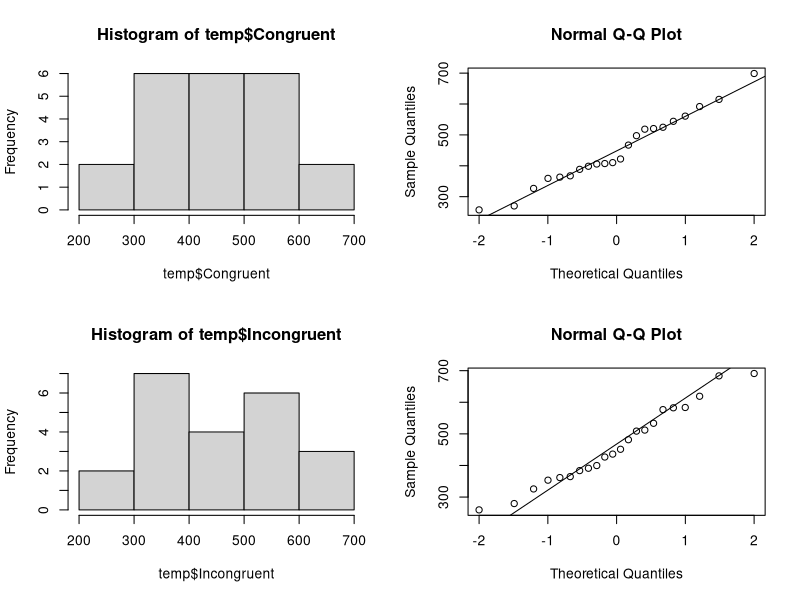
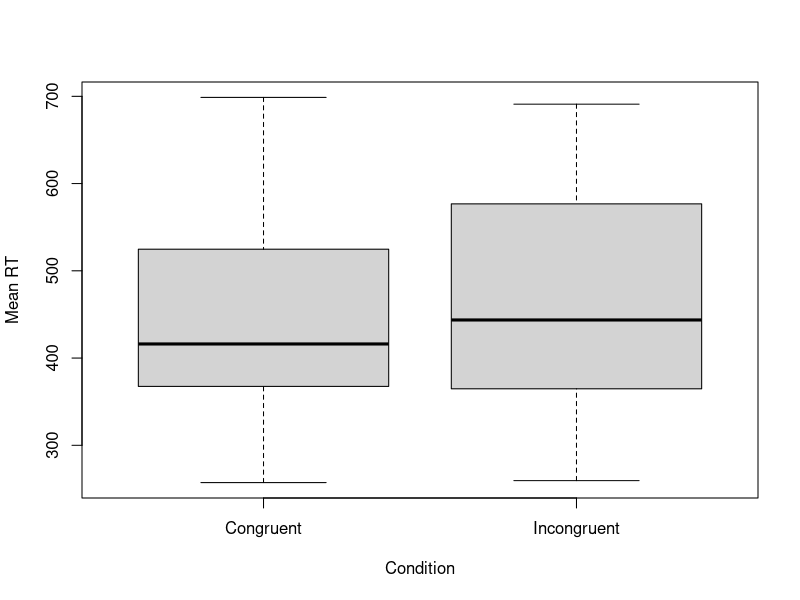

Source code (R) for these figures, in order:
# R teaching Workshops.
# Lotte Meteyard, 2017
# School of Psychology and Clinical Language Sciences,University of Reading

################## ASSESSMENT #############

#Model answer

#Part 1

#Load in data
dat <- read.table(file="AssessmentData.txt",header=TRUE)

#check number of list orders
unique(dat$List.Order)  #there are six different list orders
length(unique(dat$List.Order))

#Check structure of data
str(dat)  #Subject and MeanRT are integer.
# List.Order, Congruence, ImpPerf and ObjInstr are Factors.

#Check labelling
unique(dat$Congruence)  
unique(dat$ImpPerf)
unique(dat$ObjInstr)  #each one has two levels

#Relabelling
#load package plyr
library(plyr) 
#relabel
dat$ImpPerf<-revalue(dat$ImpPerf, c("Perfect" = "Perfective", "Imperfect" = "Imperfective"))
#check relabelling
unique(dat$ImpPerf)


#detach plyr and activate dplyr
detach("package:plyr", unload=TRUE)
library(dplyr)

#select out data for Subject, Congruence and MeanRT
temp<-select(dat,Subject,Congruence,MeanRT)

#melt and case to get two columns for congruence
#load reshape2
library(reshape2)
#melt data
x<-melt(temp,id.vars=c("Subject","Congruence"),
           variable.name = "RT",
           variable.value = "RT_value"
           )
#check melt has worked
head(x)

#case data
temp <- dcast(x,Subject + RT ~ Congruence,
              fun.aggregate = mean, na.rm = TRUE)
#check cast has worked
head(temp)

#check normality
#set up plotting window
par(mfrow=c(2,2))
#histogram
hist(temp$Congruent)
#qq plot
qqnorm(temp$Congruent)
qqline(temp$Congruent)
#histogram
hist(temp$Incongruent)
#qq plot
qqnorm(temp$Incongruent)
qqline(temp$Incongruent)
#looks OK - data for qq plots falls along the line reasonably well, histograms are alright

#test to compare RTs for Congruent vs Incongruent conditions
t.test(temp$Congruent,temp$Incongruent,paired = TRUE)

#boxplot, with labelled titles and axes
#set up one plotting window
par(mfrow=c(1,1))
#boxplot with titles and axes labelled
boxplot(temp$Congruent,temp$Incongruent, title = "Congruent vs Incongruent RTs", ylab = "Mean RT",
        names = c("Congruent", "Incongruent"), xlab = "Condition")

#descriptive statistics
#use psych and original data to get means, sd etc.
#load psych package
library(psych)
#look at orginal data
head(dat)
#get descriptive statistics for MeanRT by levels/conditions in Congruence
describeBy(dat$MeanRT,list(dat$Congruence))




